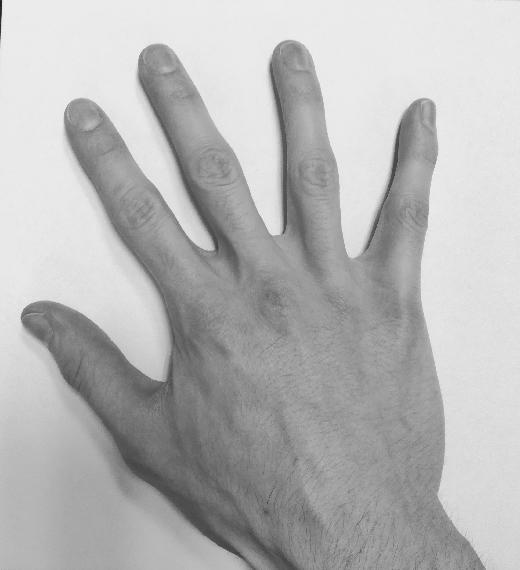
#> input picture Image - Télécom Paris/Medical Imaging/Lab1/Source.jpg, 520 x 570 px
$ jupyter execute TP_ImageRegistration_Images.ipynb
#> lines starting #> are read from the running program, lines starting #| are printed output that depends on the picture
## Image registration

**Deadline**: Upload this notebook (rename it as 'TP-ImageRegistration-Images-YOUR-SURNAME.ipynb') to E-Campus before the deadline (see E-campus for the exact timing).

**Goal**: The goal of this notebook is to implement the algorithms seen today for pixel-based image registration. Please complete the code where you see **XXXXXXXXXXXXXX**

You will first take two pictures of your right hand into two different positions. Please keep the same topology, ie do not bend or stick together two fingers for instance.

If you can't take the pictures, you can use two pictures of my hand (see below).

[cell 1]
if 'google.colab' in str(get_ipython()):
  from google_drive_downloader import GoogleDriveDownloader as gdd
  gdd.download_file_from_google_drive(file_id='1XpgGRo839pBwIhb6h77xoG-NtHEg2DVd',
  dest_path='./Source.jpg')

  from google_drive_downloader import GoogleDriveDownloader as gdd
  gdd.download_file_from_google_drive(file_id='12FKfLjKreAksI3rEcDx4_oEn3qjAzEua',
  dest_path='./Target.jpg')
else:
  print('You are not using Colab. Please define working_dir with the absolute path to the folder where you downloaded the data')

# Please modify working_dir only if you are using your Anaconda (and not Google Colab)
# You should write the absolute path of your working directory with the data
workingDir='./'

We will use the skimage library to read and resize images, you can of course use others (openCV, pillow, scipy, etc.)

[cell 2]
from skimage.io import imread
from skimage.transform import resize

import matplotlib.pyplot as plt
from numpy import linalg as LA
import numpy as np
import scipy.ndimage

The first thing to do is to create a function that creates the transformation matrix T. Please complete the following function following the rules explained in the header of the function.

[cell 3]
def Tmatrix(scale=(1,1), rotationAngle=0, shearAngles=(0,0),translation=(0,0),elation=(0,0),reflection=(False,False)):
    '''
    Transformation matrix defined as the composition of 6 possible geometric
    transformations: Reflection (Re), Rotation (R), Scaling (S), Shear (Sh),
    Translation (T) and Elation (E).
    For the linear transformation part, we assume this composition:
        A = Re * R * S * Sh

    Inputs:
            scale: is a tuple with sx and sy (two scalar values)
            rotationAngle: is an angle in degrees (scalar value)
            shearAngles: is a tuple with the two shear angles in degrees (scalar value)
            translation: is a tuple with tx and ty (scalar values)
            elation: is a tuple containing the elation part (scalar values)
            reflection: is a tuple of Boolean values indicating wheter to reflect with respect to x and y axis

    Output:
            T: the 3x3 transformation matrix (homogeneous coordinates)
    '''

    if len(scale) != 2:
        raise ValueError("scale should be a tuple of length 2")
    if len(shearAngles)!= 2:
        raise ValueError("shearAngles should be a tuple of length 2")
    if len(translation)!= 2:
        raise ValueError("translation should be a tuple of length 2")
    if len(elation)!= 2:
        raise ValueError("elation should be a tuple of length 2")
    if len(reflection)!= 2:
        raise ValueError("reflection should be a tuple of length 2")
    if type(reflection[0])!= bool or type(reflection[1]) != bool:
        raise ValueError("reflection should contain two boolean values")
    if np.ndim(rotationAngle) != 0:
        raise ValueError("rotationAngle should be a scalar")

    # transform angles from degrees to radians
    angle_radian = np.deg2rad(rotationAngle)
    shearAngles_rad = (np.deg2rad(shearAngles[0]), np.deg2rad(shearAngles[1]))

    S = np.array([[scale[0], 0], [0, scale[1]]])
    R = np.array([[np.cos(angle_radian), -np.sin(angle_radian)], [np.sin(angle_radian), np.cos(angle_radian)]])

    Re = np.eye(2)
    if reflection[0]:
        Re = np.array([[1,0],[0,-1]])
    if reflection[1]:
        Re = Re @ np.array([[-1,0],[0,1]])

    Sh = np.array([[1, np.tan(shearAngles_rad[0])],[np.tan(shearAngles_rad[1]), 1]])

    T0 = Re @ R @ S @ Sh
    T = np.zeros((3,3))
    T[:2,:2]=T0
    T[0,2]=translation[0];T[1,2]=translation[1]
    T[2,0]= elation[0];T[2,1]=elation[1]
    T[2,2]=1
    return T

Test here, your function.

[cell 4]
## Define Transformation
T=Tmatrix(scale=(1,1), rotationAngle=40, shearAngles=(0,0),translation=(0,0),elation=(0,0),reflection=(False,False))
print(T)

Next, we need to create a function that apply the previously created transformation matrix. We will need to apply it either to 2D points, seen as a [Nx2] numpy array where N is the number of points, or to image coordinates, modeled as a [2xNxM] Numpy array where N and M are the number of rows and columns of the image respectively.

[cell 5]
def applyTransformation(T, points=None, coords=None):
    '''
    Apply geometric transformation to points or image coordinates.
    Transformation is defined by a 3x3 matrix

    Inputs:
        points: Nx2 Numpy array of points
        coordinates: 2xNxM Numpy array of image coordinates
        T: 3x3 matrix trasformation

    Output:
        pm: Nx2 points after transformation
        cm: 2xNxM image coordinates after transformation
    '''
    if points is None and coords is None:
        raise ValueError("Error ! You should provide points and/or coords")

    if points is not None:
        N,d = points.shape
        if d != 2 and N==2:
            print('WARNING ! points should be an array of dimension Nx2'+
                  ' Transposing the array')
            points=points.T
            N,d = points.shape

        if d != 2:
            raise ValueError("Error ! Function works only with 2D points")

        # Transform points into homogeneous coordinates (adding one...)
        homogenous_p = np.vstack((points.T, np.ones((1, N))))

        # Apply transformation
        transformed_p = T @ homogenous_p

        # If homography, ...
        pm = (transformed_p[:2, :] / transformed_p[2, :]).T

        pm=pm
    else:
        pm=None

    if coords is not None:
        d,N,M = coords.shape

        if d != 2:
            raise ValueError("Error ! Function works only with 2D coordinates")

        p = coords.reshape((2,N*M)).T # reshape coordinates as list of points

        # Transform points into homogeneous coordinates (adding one...)
        homogenous_c = np.vstack((p.T, np.ones((1, N*M))))

        # Apply transformation
        transformed_c = T @ homogenous_c

        # If homography, ...
        pm = (transformed_c[:2, :] / transformed_c[2, :]).T
        cm = pm.T.reshape((2,N,M))

    else:
        cm =None

    return pm,cm

Now, we can test the two functions on some data-sets of 2D points. To keep things simple, you will create two data-sets of points.

In the first one, the points will draw an ellipse (ie uniform sampling on an ellipse).
In the secon data-set, the points will draw a square (ie uniform sampling on a square).

You will then try several (at least five) different trasformations and check if your code works well.

[cell 6]
# Ellipse
theta = np.deg2rad(np.arange(0.0, 360.0, 1.0))
x = 1*np.cos(theta)
y = 2*np.sin(theta)
points=np.array([x, y]).T

## Define Transformation
T=Tmatrix(scale=(1,1), rotationAngle=40, shearAngles=(0,0),translation=(0,0),elation=(0,0),reflection=(False,False))

## Apply trasformation
moved = applyTransformation(T, points=points)[0]

fig = plt.figure(figsize=(8, 8))
ax1 = plt.subplot(1, 3, 1)
ax2 = plt.subplot(1, 3, 2)
ax1.scatter(points[:,0],points[:,1])
ax2.scatter(moved[:,0],moved[:,1])

minimum = np.min((ax1.get_xlim(),ax1.get_ylim(),ax2.get_xlim(),ax2.get_ylim()))
maximum = np.max((ax1.get_xlim(),ax1.get_ylim(),ax2.get_xlim(),ax2.get_ylim()))

ax1.set_xlim(minimum*1.2,maximum*1.2)
ax1.set_ylim(minimum*1.2,maximum*1.2)
ax2.set_xlim(minimum*1.2,maximum*1.2)
ax2.set_ylim(minimum*1.2,maximum*1.2)

fig.tight_layout()
plt.show()

[cell 7]
# Square
min_x = -2; max_x = 2
min_y = -2; max_y = 2
x=np.concatenate([np.arange(min_x, max_x, 0.1), min_x*np.ones(40), np.arange(min_x, max_x, 0.1), max_x*np.ones(40)], axis=0)
y=np.concatenate([min_y*np.ones(40), np.arange(min_y, max_y, 0.1), max_y*np.ones(40), np.arange(min_y, max_y, 0.1)], axis=0)
points=np.array([x,y]).T

## Define Transformation
T=Tmatrix(scale=(1,1), rotationAngle=40, shearAngles=(0,0),translation=(0,0),elation=(0,0),reflection=(False,False))

## Apply trasformation
moved = applyTransformation(T, points=points)[0]

fig = plt.figure(figsize=(8, 8))
ax1 = plt.subplot(1, 3, 1)
ax2 = plt.subplot(1, 3, 2)
ax1.scatter(points[:,0],points[:,1])
ax2.scatter(moved[:,0],moved[:,1])

minimum = np.min((ax1.get_xlim(),ax1.get_ylim(),ax2.get_xlim(),ax2.get_ylim()))
maximum = np.max((ax1.get_xlim(),ax1.get_ylim(),ax2.get_xlim(),ax2.get_ylim()))

ax1.set_xlim(minimum*1.2,maximum*1.2)
ax1.set_ylim(minimum*1.2,maximum*1.2)
ax2.set_xlim(minimum*1.2,maximum*1.2)
ax2.set_ylim(minimum*1.2,maximum*1.2)

fig.tight_layout()
plt.show()
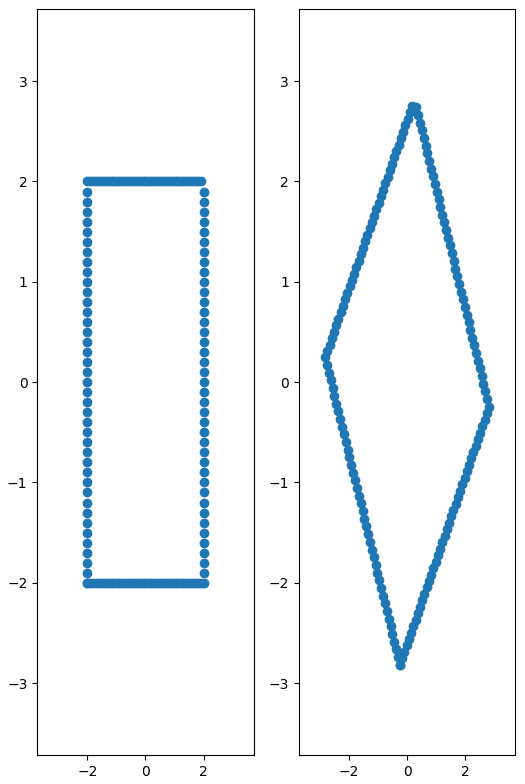
#> figure drawn by matplotlib, 2 panels

Now, we can finally move to images. Here, you can load and plot the two images of your (or mine) right hand. Pixel intensities are normalized in order to be float between 0 and 1.

[cell 8]
SourceIm = imread(workingDir + 'Source.jpg', as_gray=True)
#> SourceIm is the input picture: shape (570, 520); min 29, max 255, mean 181.6
SourceImNorm=(SourceIm - np.amin(SourceIm)) / (np.amax(SourceIm) - np.amin(SourceIm))
TargetIm = imread(workingDir + 'Target.jpg', as_gray=True)
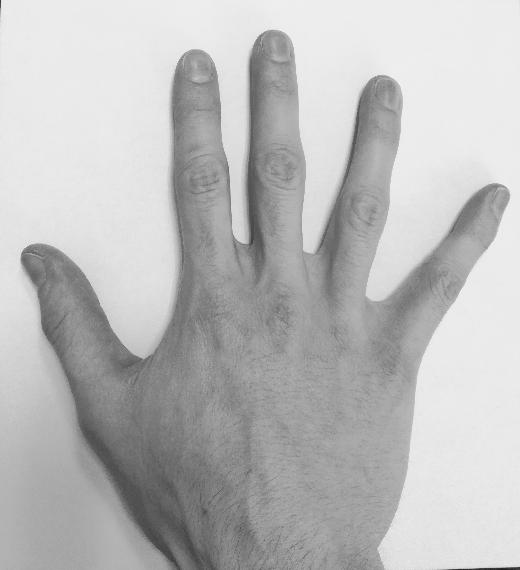
#> input picture Image - Télécom Paris/Medical Imaging/Lab1/Target.jpg, 520 x 570 px
#> TargetIm is the input picture: shape (570, 520); min 29, max 250, mean 187.2
TargetImNorm=(TargetIm - np.amin(TargetIm)) / (np.amax(TargetIm) - np.amin(TargetIm))

fig = plt.figure(figsize=(10, 10))
ax1 = plt.subplot(1, 2, 1)
ax2 = plt.subplot(1, 2, 2)
ax1.imshow(SourceImNorm, cmap='gray')
ax1.set_title('Source image')
ax2.imshow(TargetImNorm, cmap='gray')
ax2.set_title('Target image')
plt.show()

In the following function, you will code the forward warping technique with point splatting.

Theoretically, an image could be associated with a coordinate chart giving the real-world coordinates of each pixel. However, the problem becomes more difficult and in many applications we do not actually have this coordinate chart. Here, you will simply consider the coordinate of a pixel as its row and column position.

In the forward warping, as seen during the lecture of this morning, the coordinates of a pixel of a source image $I$ might not be warped exactly onto the output grid. When it falls within the grid, but not on the grid, we assign (ie splat) the pixel intensity of $I$ to the four neighbour 'corners' of the output grid.

These contributions must be weighted and for this reason a typical solution is to create an 'accumulator'. This is an array of the same size of the output grid which quantifies the number of contributions that each corner of the output grid has received. By simply dividing by the number of contributions (output grid ./ accumulator), we obtain at each corner of the output grid an averaged estimate of the intensity of the transformed image.

[cell 9]
def ForwardWarping(I,T,coords=None,outputShape=None):
    '''
    Apply forward warping to an image I based on a transformation T.
    Transformation is defined by a 3x3 matrix T

    Inputs:
        I: image to transform
        T: 3x3 matrix trasformation
        coords: coordinates of the image. If None, the coordinates of a pixel
                are automatically its row and column position
        outputShape: defines the shape of the transformed image.
                     It can be 'None', same shape as the input image I or 'BB',
                     bounding box of the transformed image I_T,  or a tuple/numpy
                     array with 4 elements (min x, max x, min y, max y)

    Output:
        J: transformed image
    '''

    if coords is None:
      coords = np.mgrid[0:I.shape[0], 0:I.shape[1]] # coordinates of the image I
      cm = applyTransformation(T,coords=coords)[1]

      if outputShape is None:
          outputShape=(0,I.shape[0],0,I.shape[1])

      elif outputShape == 'BB':
          #Find extremities bounding box
          bx=int(np.floor(np.min(cm[0,:,:])))
          ux=int(np.ceil(np.max(cm[0,:,:])))
          by=int(np.floor(np.min(cm[1,:,:])))
          uy=int(np.ceil(np.max(cm[1,:,:])))
          outputShape=(bx,ux,by,uy)

      elif isinstance(outputShape, tuple):
          if len(outputShape) != 4:
              raise ValueError("Error ! outputShape should be of length 4")

      elif isinstance(outputShape, np.ndarray):
          if len(outputShape) != 4:
              raise ValueError("Error ! outputShape should be of length 4")
      else:
          raise ValueError("Error ! outputShape should be None, 'BB' or a tuple/numpy array with 4 elements")

      # Calculate output image dimensions
      output_height = outputShape[1] - outputShape[0]
      output_width = outputShape[3] - outputShape[2]

      J = np.zeros((output_height, output_width)) # transformed image
      acc = np.zeros((output_height, output_width)) # accumulator

      for i in range(I.shape[0]):
          for j in range(I.shape[1]):

              # transformed coordinate of a pixel
              p=cm[:,i,j] # p[0] is row (x), p[1] is col (y)
              x=p[0]
              y=p[1]

              # Check if point is inside outputShape (in non-translated coordinates)
              if outputShape[0] <= x < outputShape[1] and outputShape[2] <= y < outputShape[3]:

                  # translate if necessary, since output image will start from (0,0)
                  # it basically shifts transformed points in the positive quadrant
                  x_out = x - outputShape[0]
                  y_out = y - outputShape[2]

                  # Look for the four corners (indices in the output image J)
                  # Note: The coordinates are (row, column) which is (x_out, y_out)
                  bl=( int(np.floor(x_out)), int(np.floor(y_out)) ) # bottom left (row, col)
                  br=( int(np.floor(x_out)), int(np.ceil(y_out)) ) # bottom right
                  ul=( int(np.ceil(x_out)), int(np.floor(y_out)) ) # up left
                  ur=( int(np.ceil(x_out)), int(np.ceil(y_out)) ) # up right

                  # Check bounds again (due to ceil/floor on boundaries)
                  coords_list = [bl, br, ul, ur]
                  intensity = I[i, j]

                  for r_idx, c_idx in coords_list:
                      if 0 <= r_idx < output_height and 0 <= c_idx < output_width:
                          # Update J and acc
                          J[r_idx, c_idx] += intensity
                          acc[r_idx, c_idx] += 1

      acc[acc==0]=1
      J=np.divide(J,acc)

    else:
        raise ValueError("Error ! Still not implemented")

    return J

Let's test your implementation of the forward warping with the right hand image. Test with at least 5 different transformation matrices (try different configurations).

[cell 10]
# Resize image (to make it faster...)
X= resize(SourceImNorm, (250,250), anti_aliasing=True)
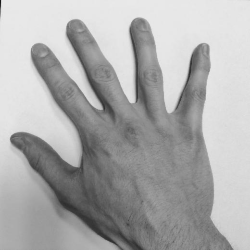
#> X: shape (250, 250) float64; min 0.0932, max 0.922, mean 0.675

# Test 1:
T=Tmatrix(scale=(1,1), rotationAngle=0, shearAngles=(45,37),translation=(0,0),elation=(0,0),reflection=(False,False))
print('Test 1 :\n', T)
Xmf=ForwardWarping(X,T,outputShape='BB')
#> after the loop in ForwardWarping, `for i in range(I.shape[0]):`:
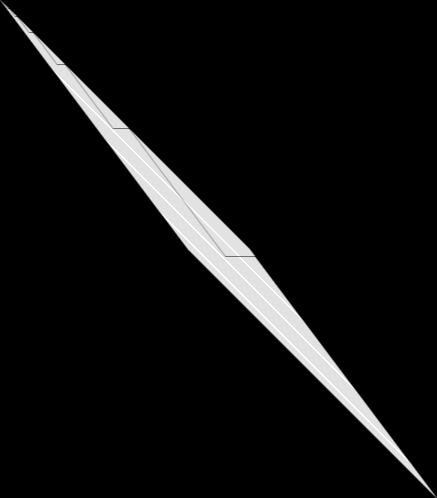
#> acc: shape (498, 437) float64; min 0, max 18, mean 1.15; drawn with min black and max white

fig = plt.figure(figsize=(15, 15))
ax1 = plt.subplot(1, 2, 1)
ax2 = plt.subplot(1, 2, 2)
ax1.imshow(X, cmap='gray')
ax1.set_title('Source image')
ax2.imshow(Xmf, cmap='gray')
ax2.set_title('Forward warped image')
plt.show()

# Test 2 :
T2=Tmatrix(scale=(0.8,1.2), rotationAngle=-30, shearAngles=(0,0),translation=(0,0),elation=(0,0),reflection=(False,False))
print('\nTest 2 :\n', T2)
Xmf2=ForwardWarping(X,T2,outputShape='BB')
#> call 2 of ForwardWarping, with T = array of shape (3, 3), outputShape = 'BB'
#> after the loop in ForwardWarping (call 2), `for i in range(I.shape[0]):`:
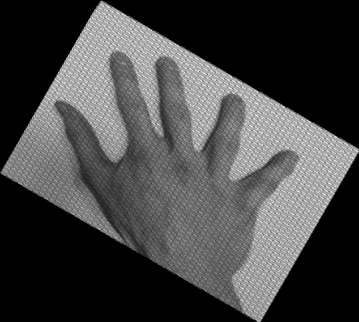
#> J: shape (322, 359) float64; min 0, max 5.44, mean 1.46; drawn with min black and max white
#> after the loop in ForwardWarping (call 2), `for i in range(I.shape[0]):`:
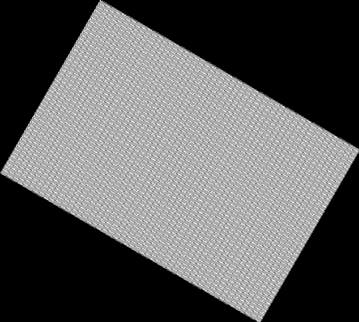
#> acc: shape (322, 359) float64; min 0, max 6, mean 2.16; drawn with min black and max white
#> in ForwardWarping (call 2), `J=np.divide(J,acc)`:
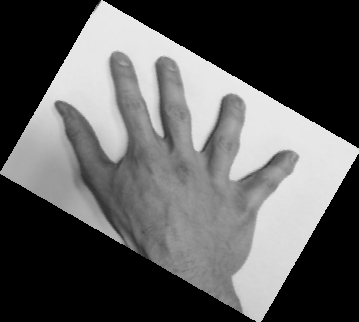
#> J: shape (322, 359) float64; min 0, max 0.916, mean 0.355

fig = plt.figure(figsize=(15, 15))
ax1 = plt.subplot(1, 2, 1)
ax2 = plt.subplot(1, 2, 2)
ax1.imshow(X, cmap='gray')
ax1.set_title('Source image')
ax2.imshow(Xmf2, cmap='gray')
ax2.set_title('Forward warped image')
plt.show()

# Test 3 :
T3=Tmatrix(scale=(1,1), rotationAngle=0, shearAngles=(0,0),translation=(0,0),elation=(0.001, -0.002),reflection=(False,False))
print('\nTest 3 :\n', T3)
Xmf3=ForwardWarping(X,T3,outputShape='BB')
#> call 3 of ForwardWarping, with T = array of shape (3, 3), outputShape = 'BB'
#> after the loop in ForwardWarping (call 3), `for i in range(I.shape[0]):`:
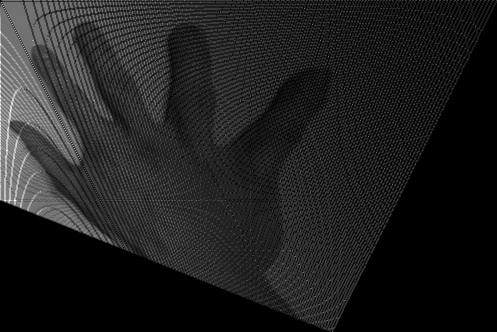
#> J: shape (332, 497) float64; min 0, max 8.12, mean 1.02; drawn with min black and max white
#> after the loop in ForwardWarping (call 3), `for i in range(I.shape[0]):`:
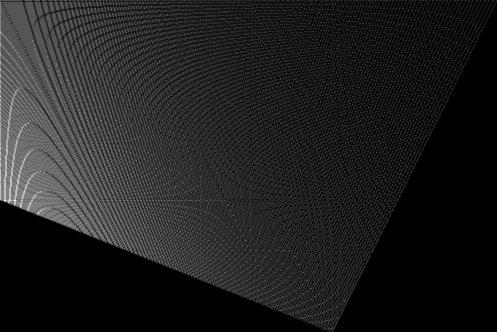
#> acc: shape (332, 497) float64; min 0, max 12, mean 1.52; drawn with min black and max white
#> in ForwardWarping (call 3), `acc[acc==0]=1`:
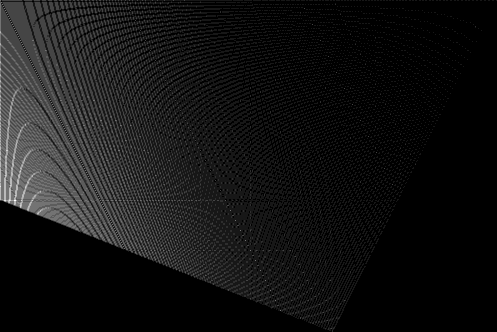
#> acc: shape (332, 497) float64; min 1, max 12, mean 1.87; drawn with min black and max white

fig = plt.figure(figsize=(15, 15))
ax1 = plt.subplot(1, 2, 1)
ax2 = plt.subplot(1, 2, 2)
ax1.imshow(X, cmap='gray')
ax1.set_title('Source image')
ax2.imshow(Xmf3, cmap='gray')
plt.show()
#> (the rest of the program and of its run is left out)
